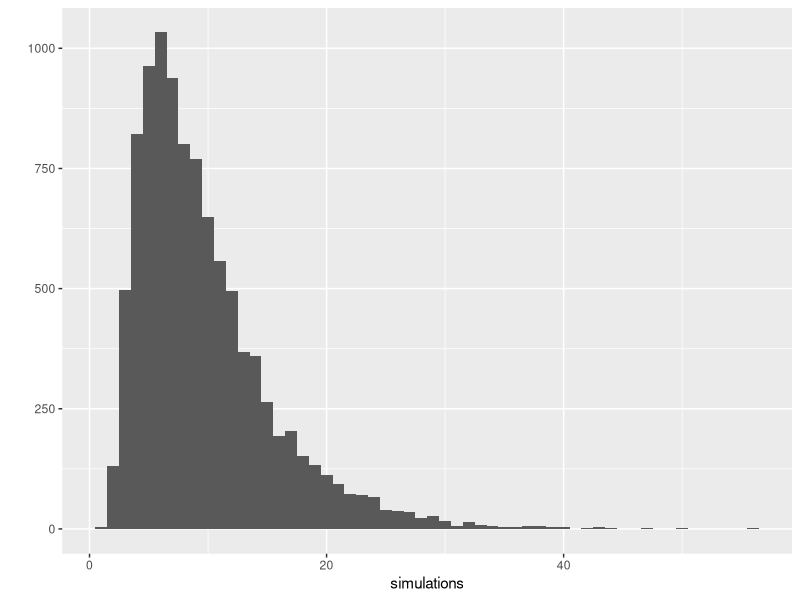
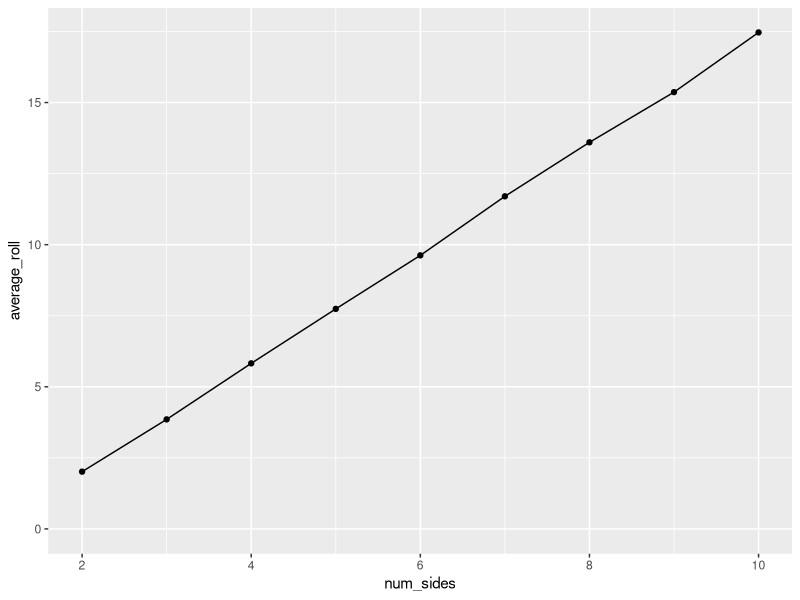
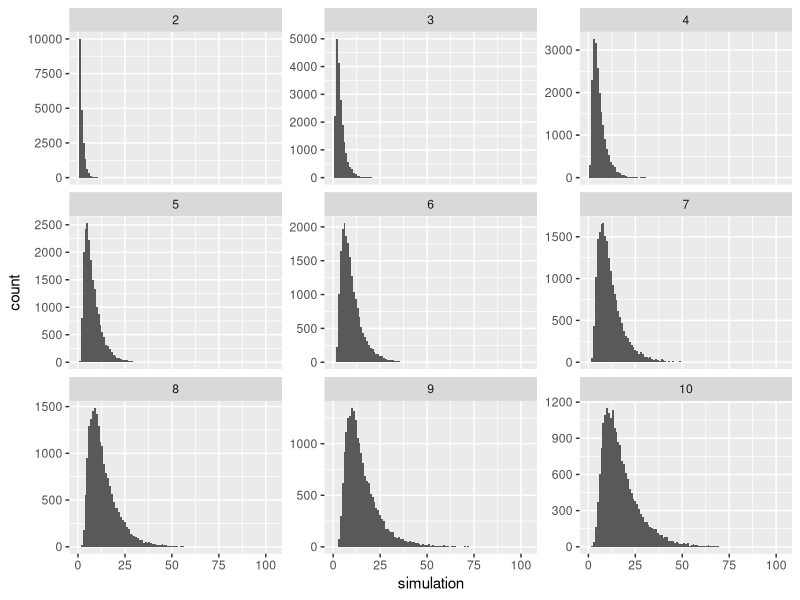

R code for these plots, in order:
## ---- chunk 1
knitr::opts_chunk$set(echo = TRUE)
## ---- chunk 2
library(tidyverse)
library(purrr)

# We are going to use the accumulate() function to simulate the results of rolling a die n number of times. 

start <- 1:6

#Here, from the vector start, we are going to take a sample of the same size with replacement, meaning the same result can appear more than once. 
next_rolls <- sample(start, replace = TRUE)

#Here, we take a sample of 6 elements from the vector 1:10, with replacement and the first element can be 1,2,3,4,5,6. This is repeated 10 times. 
accumulate(1:10, ~sample(., 6, replace = TRUE), .init = 1:6)

accumulate(1:10, function(x,...){
  result <- sample(x, replace = TRUE)
  
  if(length(unique(result)) == 1){
    done(result)
  }else{
    result
  }
}, .init = 1:6)


simulate_roll <- function(num_sides = 6) {
  rolls <- accumulate(1:1000, function(x, ...) {
    result <- sample(x, replace = TRUE)
    
    if (length(unique(result)) == 1) {
      done(result)
    } else {
      result
    }
  }, .init = 1:num_sides)
  
  length(rolls) - 1
}

#Here is a different version of the above function:
simulate_roll_2 <- function(num_sides = 6) {
    accumulate(1:1000, function(x, ...) {
    result <- sample(x, replace = TRUE)
    
    if (length(unique(result)) == 1) {
      done(result)
    } else {
      result
    }
  }, .init = 1:num_sides)
  
}

simulate_roll_2()

simulations <- replicate(1e4, simulate_roll()) #replicate 100,000 simulate_roll four times. 

#Here we plot the simulations:
qplot(simulations, binwidth=1)

#We calculate the mean:
mean(simulations)

#Here we calculate most and least common ones. The most common roll is 6.
tibble(simulations) %>%
  count(simulations, sort = TRUE)
## ---- chunk 3

#The crossing() function creates a data.table from all unique combinations of inputs. In this case,, the first input is 1:20000, and the second is 2:10. 
simulations_crossed <- crossing(trial = 1:20000,
                                num_sides = 2:10) %>%
  mutate(simulation = map_dbl(num_sides, simulate_roll)) #in this case, the function map_dbl() applies the function simulate_roll to each element of num_sides

## ---- chunk 4
summarized <- simulations_crossed %>%
  group_by(num_sides) %>%
  summarize(average_roll = mean(simulation),
            variance_roll = var(simulation),
            sd_roll = sd(simulation),
            cov = sd_roll / average_roll) #cov stands for coefficient of variation. 

summarized %>%
  ggplot(aes(num_sides, average_roll)) +
  geom_point() +
  geom_line() +
  expand_limits(y = 0)

lm(average_roll ~ num_sides, summarized)

simulations_crossed %>%
  ggplot(aes(simulation)) +
  geom_histogram(binwidth = 1) +
  facet_wrap(~ num_sides, scales = "free_y")

